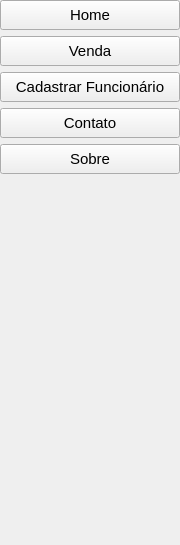
            <widget class="QWidget" name="page">
             <property name="geometry">
              <rect>
               <x>0</x>
               <y>0</y>
               <width>180</width>
               <height>545</height>
              </rect>
             </property>
             <property name="cursor">
              <cursorShape>ArrowCursor</cursorShape>
             </property>
             <attribute name="label">
              <string>MENU</string>
             </attribute>
             <layout class="QVBoxLayout" name="verticalLayout_3">
              <property name="spacing">
               <number>6</number>
              </property>
              <property name="leftMargin">
               <number>0</number>
              </property>
              <property name="topMargin">
               <number>0</number>
              </property>
              <property name="rightMargin">
               <number>0</number>
              </property>
              <property name="bottomMargin">
               <number>0</number>
              </property>
              <item>
               <widget class="QPushButton" name="btnHome">
                <property name="minimumSize">
                 <size>
                  <width>0</width>
                  <height>30</height>
                 </size>
                </property>
                <property name="font">
                 <font>
                  <pointsize>11</pointsize>
                 </font>
                </property>
                <property name="cursor">
                 <cursorShape>PointingHandCursor</cursorShape>
                </property>
                <property name="text">
                 <string>Home</string>
                </property>
               </widget>
              </item>
              <item>
               <widget class="QPushButton" name="btnVenda">
                <property name="minimumSize">
                 <size>
                  <width>0</width>
                  <height>30</height>
                 </size>
                </property>
                <property name="font">
                 <font>
                  <pointsize>11</pointsize>
                  <weight>50</weight>
                  <bold>false</bold>
                  <underline>false</underline>
                  <strikeout>false</strikeout>
                  <kerning>true</kerning>
                 </font>
                </property>
                <property name="cursor">
                 <cursorShape>PointingHandCursor</cursorShape>
                </property>
                <property name="text">
                 <string>Venda</string>
                </property>
               </widget>
              </item>
              <item>
               <widget class="QPushButton" name="btnCadastrar">
                <property name="minimumSize">
                 <size>
                  <width>0</width>
                  <height>30</height>
                 </size>
                </property>
                <property name="font">
                 <font>
                  <pointsize>11</pointsize>
                 </font>
                </property>
                <property name="cursor">
                 <cursorShape>PointingHandCursor</cursorShape>
                </property>
                <property name="text">
                 <string>Cadastrar Funcionário</string>
                </property>
               </widget>
              </item>
              <item>
               <widget class="QPushButton" name="btnContatos">
                <property name="minimumSize">
                 <size>
                  <width>0</width>
                  <height>30</height>
                 </size>
                </property>
                <property name="font">
                 <font>
                  <pointsize>11</pointsize>
                 </font>
                </property>
                <property name="cursor">
                 <cursorShape>PointingHandCursor</cursorShape>
                </property>
                <property name="text">
                 <string>Contato</string>
                </property>
               </widget>
              </item>
              <item>
               <widget class="QPushButton" name="btnSobre">
                <property name="minimumSize">
                 <size>
                  <width>0</width>
                  <height>30</height>
                 </size>
                </property>
                <property name="font">
                 <font>
                  <pointsize>11</pointsize>
                 </font>
                </property>
                <property name="cursor">
                 <cursorShape>PointingHandCursor</cursorShape>
                </property>
                <property name="text">
                 <string>Sobre</string>
                </property>
               </widget>
              </item>
              <item>
               <spacer name="verticalSpacer">
                <property name="orientation">
                 <enum>Qt::Vertical</enum>
                </property>
                <property name="sizeHint" stdset="0">
                 <size>
                  <width>20</width>
                  <height>40</height>
                 </size>
                </property>
               </spacer>
              </item>
             </layout>
            </widget>
